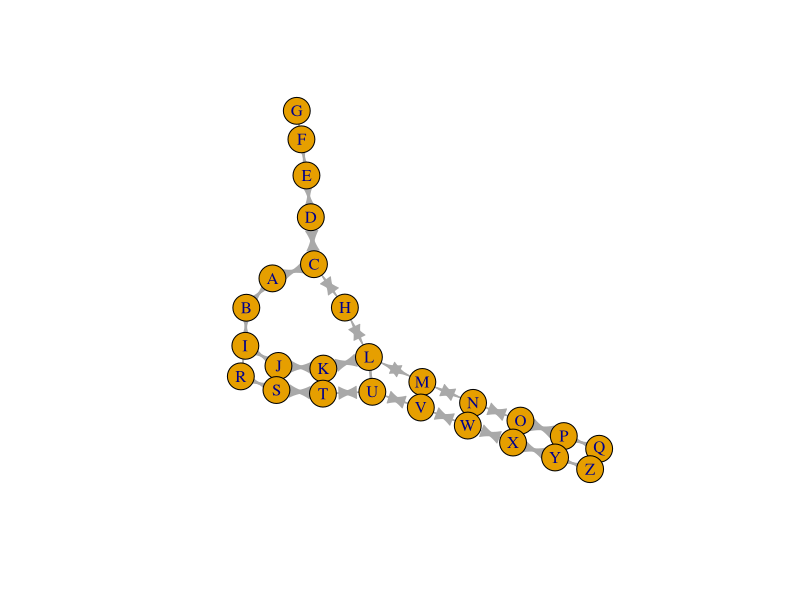

This chart was generated by the following R code:
library(igraph)

grafo = graph_from_literal( 
A ++ B ,
A ++ C ,
B ++ I ,
I ++ R ,
C ++ D ,
D ++ E ,
E ++ F ,
F ++ G ,
C ++ H ,
H ++ L ,
I ++ J ,
J ++ K ,
K ++ L ,
L ++ M ,
M ++ N ,
N ++ O ,
O ++ P ,
P ++ Q ,
Q ++ Z ,
Z ++ Y ,
Y ++ P ,
Y ++ X ,
X ++ O ,
X ++ W ,
W ++ N ,
W ++ V ,
V ++ M ,
V ++ U ,
U ++ L ,
U ++ T ,
T ++ K ,
T ++ S ,
S ++ J ,
S ++ R )

start = 'A'
end = 'Z'

plot(grafo)
# distances(grafo)
# shortest_paths(grafo, 2)
all_shortest_paths(grafo, start, end)
# mean_distance(grafo)
